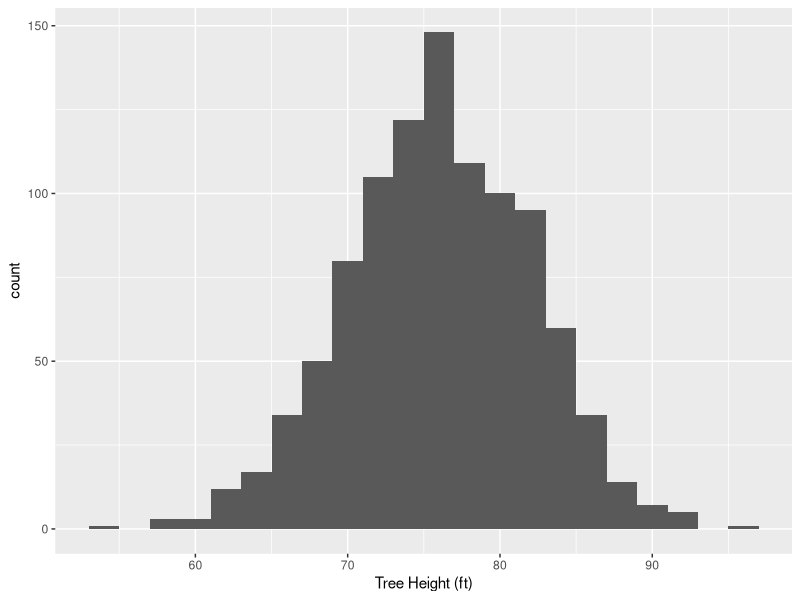
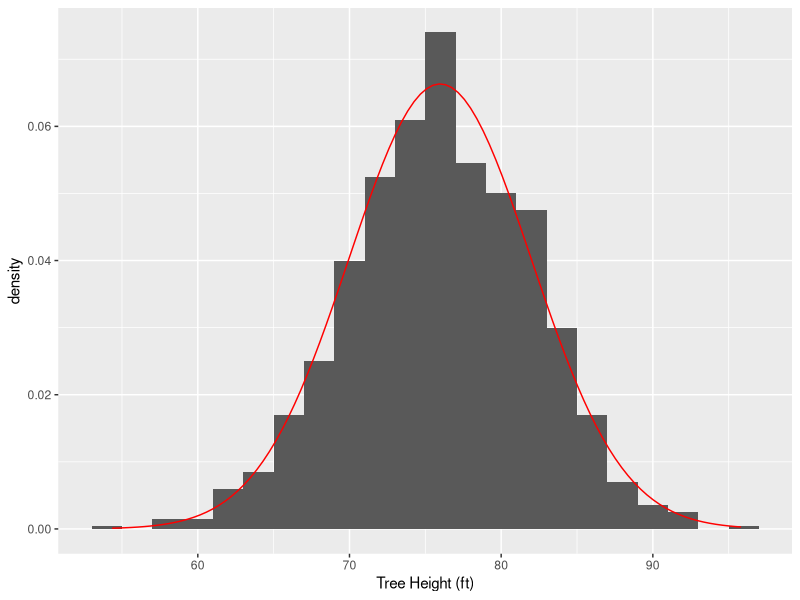
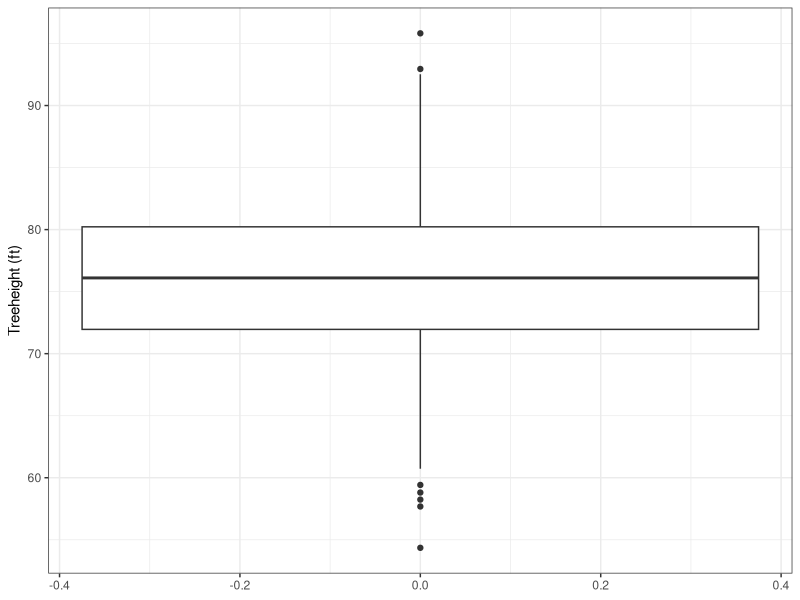

Write R code to recreate these figures, in order. (Note: this script raises an error after producing the figures.)
## ---- chunk 1
knitr::opts_chunk$set(echo = TRUE)
## ---- chunk 2
rm(list = ls())
## ---- chunk 3
library(dplyr)
library(ggplot2)
library(ggfortify)
library(readr)
## ---- chunk 4
library(readr)
cherry_trees <- read_csv("cherry_trees.csv")
# View(cherry_trees)
## ---- chunk 5
mode(cherry_trees)   # Show the data type
names(cherry_trees)   # Show column names
head(cherry_trees)   # Show first 6 rows of data
dim(cherry_trees)   # Show number of rows and columns
str(cherry_trees)   # Show structure of data set
tail(cherry_trees)   # Show last 6 rows of data
glimpse(cherry_trees)   # Shows a horizontal view of the data
tbl_df(cherry_trees)  # Shows a vertical view of the data
## ---- chunk 6
bin <- 50   # Set the number of bins
bw <- 2   # Set the binwidth
print(Height_histogram <-
        ggplot(data = cherry_trees, aes(x=Treeheight)) +
        geom_histogram(bins = bin, binwidth = bw) +
        scale_x_continuous(name = "Tree Height (ft)"))

## ---- chunk 7
summary(cherry_trees$Treeheight)
## ---- chunk 8
mean(cherry_trees$Treeheight)
## ---- chunk 9
bin = 50  # Set the number of bins
bw = 2    # Set the binwidth

n_obs <- sum(!is.na(cherry_trees$Treeheight))  # Find the number of observations
n_obs

Height_histogram <-
  ggplot(data = cherry_trees, aes(x=Treeheight)) +
  geom_histogram(aes(y = ..density..), binwidth = bw) +
  stat_function(fun = dnorm, args = list(mean = mean(cherry_trees$Treeheight),
                sd = sd(cherry_trees$Treeheight)),color="red") +
  scale_x_continuous(name = "Tree Height (ft)")

Height_histogram    # Print the modified histogram
## ---- chunk 10
print( Height_Boxplot <- ggplot(cherry_trees, aes(y=Treeheight)) +
         geom_boxplot() +
         ylab("Treeheight (ft)") +
         theme_bw())
## ---- chunk 11
is_outlier <- function(x) {
  return(x < quantile(x,0.25) - 1.5 * IQR(x) |
           x > quantile(x, 0.75) + 1.5 * IQR(x))
}
## ---- chunk 12
Input <- cherry_trees$Treeheight

print(outlier <- is_outlier(Input))

print(outlier <- as.numeric(is_outlier(Input)))

?as.numeric
## ---- chunk 13

Indivdual_Num <- which(Input >= 91 | Input <= 60)

# Locate the position in data set of any potential outliers.
    
?which()

which(is_outlier(Input))
## ---- chunk 14
cherry_trees[c(which(is_outlier(Input))),]
## ---- chunk 15
#  Get help.
  

?qqnorm()

qqnorm(Input, main="Q-Q Plot for Tammy's Cherry Tree Data",
       xlab="Theoretical Normal Quantitles",
       ylab="Sample Data Qunatiles")
qqline(Input,col = "red")

  
#  Plot the Q-Q plot and the histogram together.
  

qqnorm(Input, main="Q-Q Plot for Tammy's Cherry Tree Data",
       xlab="Theoretical Normal Quantitles",
       ylab="Sample Data Qunatiles")
qqline(Input,col = "red")

Height_histogram    # Print the modified histogram 

## ---- chunk 16
sumData <- cherry_trees %>%
  summarise(
    countHT = n(),   # Number of trees
    meanHT = mean(Treeheight),   # Mean
    medianHt = median(Treeheight),   # Median
    varHT = var(Treeheight),   # Variance
    sdevHT = sd(Treeheight),   # Standard deviation
    semHT = sd(Treeheight)/sqrt(n()),   # Standard error of the mean (SEM)
    
    # Alternative SEM if there are missing values
    sem_altHT = sd(Treeheight)/sqrt(sum(!is.na(Treeheight))),   
      
    iqrHT = IQR(Treeheight),   # Interquartile range
    quant_25_HT = quantile(Treeheight, 0.25),   # First quartile
    quant_50_HT = quantile(Treeheight, 0.50),   # The median
    quant_75_HT = quantile(Treeheight, 0.75),   # Third quartile
    minHT = min(Treeheight),  # Minimum
    maxHT = max(Treeheight))   # Maximum

## ---- chunk 17
sumData

## ---- chunk 18
Input <- cherry_trees$Treeheight
mean = mean(Input)
sd = sd(Input)
n = length(Input)
## ---- chunk 19
SEM = sd / sqrt(n)


## ---- chunk 20
Alpha95 = 0.05
print(Alpha95)
## ---- chunk 21

DOF = n - 1

## ---- chunk 22
#  Get help on "qt()"
?qt()
## ---- chunk 23
print(qt(Alpha95/2, DOF))

## ---- chunk 24
library(glue)
LowerCI_95 = mean + qt(Alpha95/2, DOF)
UpperCI_95 = mean - qt(Alpha95/2, DOF)

glue('[{LowerCI_95}, {UpperCI_95}]')

## ---- chunk 25
t.test(Input, conf.level=0.95)
## ---- chunk 26
print(t.test(Input, conf.level=0.80))
print(t.test(Input, conf.level=0.90))
print(t.test(Input, conf.level=0.95))
print(t.test(Input, conf.level=0.99))
